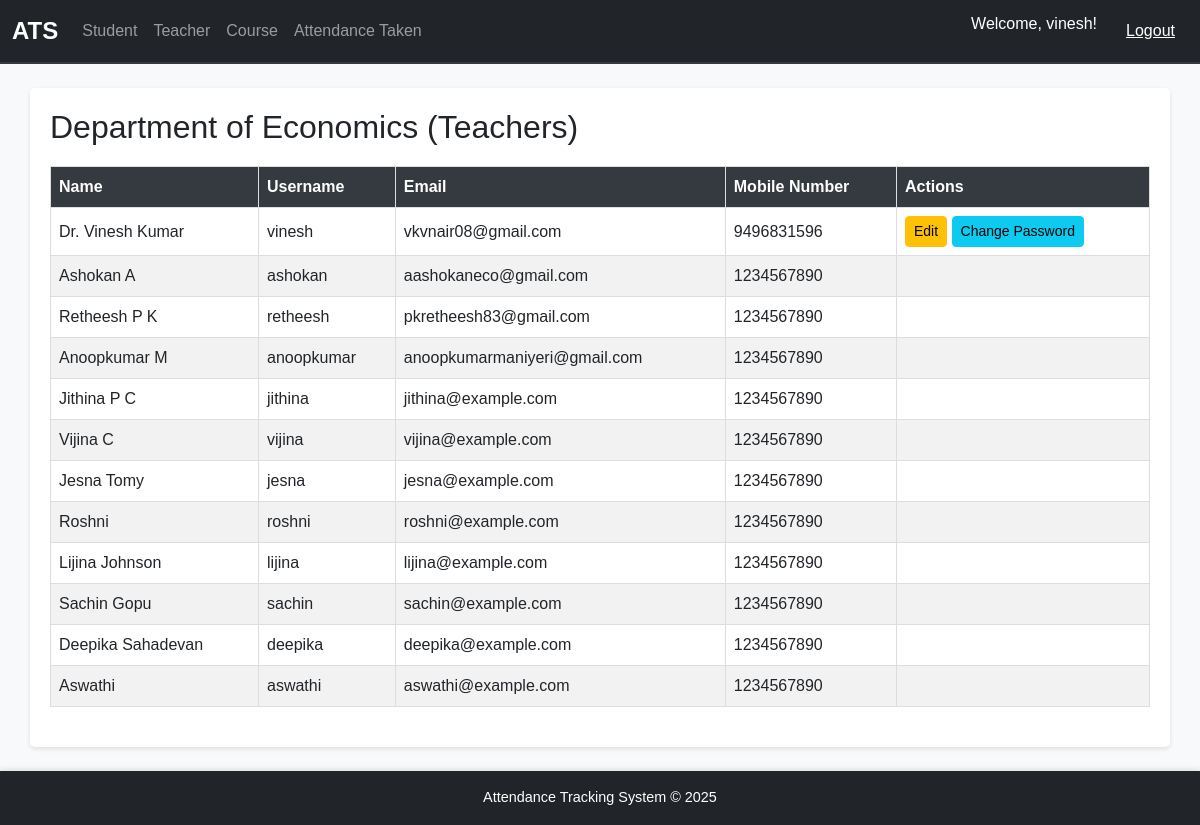
Page /teachers/ (signed in) on the committed database.
### attendance/models.py (models this page shows, shortened)
class Department(models.Model):
    name = models.CharField(max_length=255, unique=True)
    def __str__(self):
        return self.name

class Teacher(models.Model):
    user = models.OneToOneField(User, on_delete=models.CASCADE)  # Link to default User model
    department = models.ForeignKey(Department, on_delete=models.CASCADE, related_name="teachers")
    phone_number = models.CharField(max_length=15, blank=True)

### attendance/views.py (the view)
# urls.py: path('teachers/', views.teacher_list, name='teacher_list'),
@login_required
def teacher_list(request):
    teacher = Teacher.objects.get(user=request.user)
    department = teacher.department
    teachers = Teacher.objects.filter(department=department)
    return render(request, 'attendance/teacher_list.html', {'teachers': teachers, 'department':department})

### attendance/context_processors.py (called while the page is built)
def is_hod(request):
    return {'is_hod': request.user.groups.filter(name='HoD').exists()}

### attendance/templates/attendance/teacher_list.html (shortened to what this page needs)
{% extends 'base.html' %}
{% block content %}
  <h2> Department of {{ department }} (Teachers)</h2>
  <table>
    <thead>
      <tr>
        <th>Name</th>
        <th>Username</th>
        <th>Email</th>
        <th>Mobile Number</th>
        <th>Actions</th>
      </tr>
    </thead>
    <tbody>
      {% for teacher in teachers %}
        <tr>
          <td>{{ teacher.user.first_name }}</td>
          <td>{{ teacher.user.username }}</td>
          <td>{{ teacher.user.email }}</td>
          <td>{{ teacher.phone_number }}</td>
          <td>
            {% if is_hod or teacher.user == request.user %}
              <a href="{% url 'edit_teacher' teacher.id %}" class="btn btn-warning btn-sm">Edit</a>
              <a href="{% url 'change_password' teacher.id %}" class="btn btn-info btn-sm">Change Password</a>
            {% endif %}
          </td>
        </tr>
      {% empty %}
        <tr>
          <td colspan="5">No teachers found.</td>
        </tr>
      {% endfor %}
    </tbody>
  </table>
{% endblock %}

### templates/base.html (shortened to what this page needs)
{% load static %}
<!DOCTYPE html>
<html lang="en">
<head>
    <link href="https://cdn.jsdelivr.net/npm/bootstrap@5.3.0/dist/css/bootstrap.min.css" rel="stylesheet">
    <link rel="stylesheet" href="{% static 'base.css' %}">
</head>
<body>
    <nav class="navbar navbar-expand-lg navbar-dark bg-dark">
        <div class="container-fluid">
            <a class="navbar-brand" href="{% url 'index' %}">ATS</a>
            <div class="collapse navbar-collapse" id="navbarNav">
                <ul class="navbar-nav me-auto">
                    <li class="nav-item">
                        <a class="nav-link" href="{% url 'student_list' %}">Student</a>
                    </li>
                    <li class="nav-item">
                        <a class="nav-link" href="{% url 'teacher_list' %}">Teacher</a>
                    </li>
                    <li class="nav-item">
                        <a class="nav-link" href="{% url 'course_list' %}">Course</a>
                    </li>
                    <li class="nav-item">
                        <a class="nav-link" href="{% url 'teacher_attendance_list' %}">Attendance Taken</a>
                    </li>
                </ul>
                {% if user.is_authenticated %}
                <ul class="navbar-nav">
                    <li class="nav-item">
                        <span class="navbar-text text-white me-3">Welcome, {{ user.username }}!</span>
                    </li>
                    <li>
                        <a href="{% url 'logout' %}"><button type="button" class="btn btn-link text-white">Logout</button></a>
                    </li>
                </ul>
                {% else %}
                <ul class="navbar-nav">
                    <li class="nav-item">
                        <a class="nav-link" href="#">Login</a>
                    </li>
                </ul>
                {% endif %}
            </div>
        </div>
    </nav>
    <div class="container mt-4">
        {% block content %}{% endblock %}
    </div>
    <footer class="bg-dark text-white text-center py-3 mt-4">
        <p class="mb-0">Attendance Tracking System &copy; 2025</p>
    </footer>
</body>
</html>

### static/base.css (style rules this page uses)
html, body { font-family: 'Arial', sans-serif; background-color: #f8f9fa; color: #212529; height: 100%; margin: 0; display: flex; flex-direction: column; }
.navbar { border-bottom: 2px solid #343a40; }
.navbar-brand { font-weight: bold; font-size: 1.5rem; }
.nav-item .nav-link { font-size: 1rem; padding: 0.5rem 1rem; transition: color 0.2s ease-in-out; }
footer { background-color: #343a40; color: #ffffff; font-size: 0.9rem; text-align: center; padding: 10px 0; box-shadow: 0 -2px 5px rgba(0, 0, 0, 0.1); }
.container { flex: 1; background-color: #ffffff; border-radius: 5px; box-shadow: 0 2px 5px rgba(0, 0, 0, 0.1); padding: 20px; }
table { width: 100%; border-collapse: collapse; margin: 20px 0; }
table th, table td { border: 1px solid #ddd; padding: 8px; text-align: left; }
table th { background-color: #343a40; color: #ffffff; }
table tr:nth-child(even) { background-color: #f2f2f2; }
.text-center { text-align: center; }
.mt-4 { margin-top: 1.5rem; }

### rows in the picture
Department: name "Economics"
Teacher: user.first_name "Dr. Vinesh Kumar", user.username "vinesh", user.email "vkvnair08@gmail.com", phone_number "9496831596", shows "Edit"
Teacher: user.first_name "Ashokan A", user.username "ashokan", user.email "aashokaneco@gmail.com", phone_number "1234567890"
Teacher: user.first_name "Retheesh P K", user.username "retheesh", user.email "pkretheesh83@gmail.com", phone_number "1234567890"
Teacher: user.first_name "Anoopkumar M", user.username "anoopkumar", user.email "anoopkumarmaniyeri@gmail.com", phone_number "1234567890"
Teacher: user.first_name "Jithina P C", user.username "jithina", user.email "jithina@example.com", phone_number "1234567890"
Teacher: user.first_name "Vijina C", user.username "vijina", user.email "vijina@example.com", phone_number "1234567890"
Teacher: user.first_name "Jesna Tomy", user.username "jesna", user.email "jesna@example.com", phone_number "1234567890"
Teacher: user.first_name "Roshni", user.username "roshni", user.email "roshni@example.com", phone_number "1234567890"
Teacher: user.first_name "Lijina Johnson", user.username "lijina", user.email "lijina@example.com", phone_number "1234567890"
Teacher: user.first_name "Sachin Gopu", user.username "sachin", user.email "sachin@example.com", phone_number "1234567890"
Teacher: user.first_name "Deepika Sahadevan", user.username "deepika", user.email "deepika@example.com", phone_number "1234567890"
Teacher: user.first_name "Aswathi", user.username "aswathi", user.email "aswathi@example.com", phone_number "1234567890"

### other values in the picture
{{ user.username }} "vinesh"
